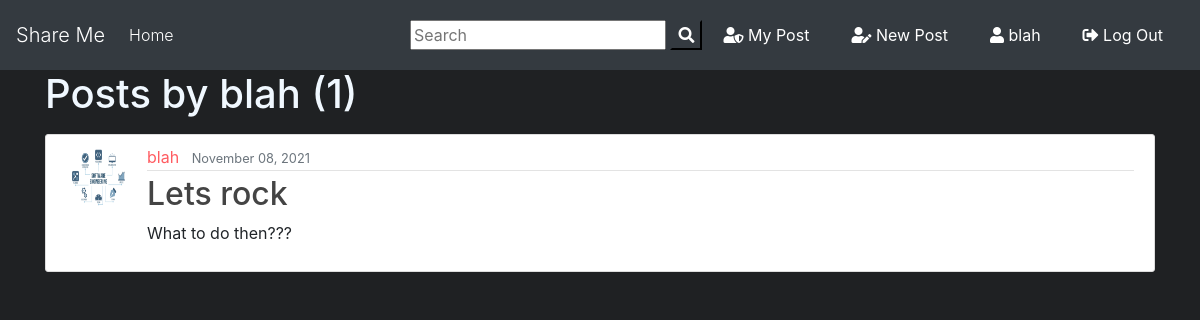
Page /user/blah (signed in) on the committed database.
### files_share/models.py (models this page shows, shortened)
class Post(models.Model):
	title = models.CharField(max_length=100)
	file = models.FileField(null=True,blank=True,upload_to='Files')
	content = models.TextField()
	date_posted = models.DateTimeField(default=timezone.now)
	author = models.ForeignKey(User, on_delete=models.CASCADE)

### users/models.py (models this page shows, shortened)
class Profile(models.Model):
    user = models.OneToOneField(User, on_delete=models.CASCADE)
    image = models.ImageField(default='default.png', upload_to='profile_pics')

### files_share/views.py (the view)
# urls.py: path('user/<str:username>', UserPostListView.as_view(), name='user-posts'),
class UserPostListView(ListView):
    model = Post
    template_name = 'blog/user_posts.html'  # <app>/<model>_<viewtype>.html
    context_object_name = 'posts'
    paginate_by = 2
    def get_queryset(self):
        user = get_object_or_404(User, username=self.kwargs.get('username'))
        return Post.objects.filter(author=user).order_by('-date_posted')

### files_share/templates/blog/user_posts.html (shortened to what this page needs)
{% extends "blog/base.html" %}
{% block content %}
    <h1 style="color:aliceblue" class="mb-3">Posts by {{ view.kwargs.username }} ({{ page_obj.paginator.count }})</h1>
    {% for post in posts %}
        <article class="media content-section">
          <img class="rounded-circle article-img" src="{{ post.author.profile.image.url }}">
          <div class="media-body">
            <div class="article-metadata">
              <a class="mr-2" style="color:hsl(358, 100%, 68%)" href="{% url 'user-posts' post.author.username %}">{{ post.author }}</a>
              <small class="text-muted">{{ post.date_posted|date:"F d, Y" }}</small>
            </div>
            <h2><a class="article-title" href="{% url 'post-detail' post.id %}">{{ post.title }}</a></h2>
            <p class="article-content">{{ post.content }}</p>
          </div>
        </article>
    {% endfor %}
{% endblock content %}

### files_share/templates/blog/base.html (shortened to what this page needs)
{% load static %}
<!doctype html>
<html lang="en">
  <head>
    <link rel="stylesheet" href="https://stackpath.bootstrapcdn.com/bootstrap/4.3.1/css/bootstrap.min.css">
    <link rel="stylesheet" href="https://use.fontawesome.com/releases/v5.8.1/css/all.css" >
    <link rel="stylesheet" href="{% static 'blog/main.css' %}">
</head>
  <body>
        <nav class="navbar navbar-expand-lg navbar-dark bg-dark">
                <a class="navbar-brand  display-1" href="{% url 'main_home' %}">Share Me</a>
                <div class="collapse navbar-collapse" id="navbarSupportedContent">
                  <ul class="navbar-nav mr-auto">
                    <li class="nav-item active">
                      <a class="nav-link font-weight-light" href="{% url 'blog-home' %}">Home <span class="sr-only">(current)</span></a>
                    </li>
                  </ul>
                  <form id="searchform" action="{% url 'search' %}" method="get">
                    <input type="text" name="q" type="text" value="{{ request.GET.q }}" placeholder="Search" />
                    <button type="button" onclick="searchform.submit()" class=" text-white my-color btn-dark"><i class="fa fa-search"></i></button>
                  </form>
                    {% if user.is_authenticated %}
                    <a href="{% url 'user-posts' user %}" class="btn text-white m-2"><i class="fas fa-user-shield"></i> My Post</a>
                    <a href="{% url 'post-create' %} " class="btn text-white m-2"><i class="fas fa-user-edit"></i> New Post</a>
                    <a href="{% url 'profile' %} " class="btn text-white m-2"><i class="fas fa-user"></i> {{ user.username }}</a>
                    <a href="{% url 'logout' %} " class="btn text-white m-2"><i class="fas fa-sign-out-alt"></i> Log Out</a>
                    {% else %}
                    <a href="{% url 'login' %} " class="btn text-white m-2"><i class="fas fa-user-tie"></i> Login</a>
                    <a href="{% url 'register' %} " class="btn text-white m-2"> <i class="fas fa-sign-in-alt"></i> Sign Up</a>
                    {% endif %}
                </div>
              </nav>
      <div class="container my-bg">
    {% block content %}
    {% endblock  %}
</div>
  </body>
</html>

### files_share/static/blog/main.css (style rules this page uses)
body { background: #fafafa; background-color: hsl(220, 5%, 13%); margin-top: 0; }
h1, h2, h3, h4, h5, h6 { color: #444444; }
ul { margin: 0; }
.content-section { background: #ffffff; padding: 10px 20px; border: 1px solid #dddddd; border-radius: 3px; margin-bottom: 20px; width: 100%; }
.article-title { color: #444444; }
.article-content { white-space: pre-line; }
.article-img { height: 65px; width: 65px; margin-right: 16px; }
.article-metadata { padding-bottom: 1px; margin-bottom: 4px; border-bottom: 1px solid #e3e3e3 }

### rows in the picture
Post: author.profile.image (placeholder picture), author "blah", date_posted "November 08, 2021", title "Lets rock", content "What to do then???"

### other values in the picture
{{ user.username }} "blah"
{{ view.kwargs.username }} "blah"
{{ page_obj.paginator.count }} "1"
